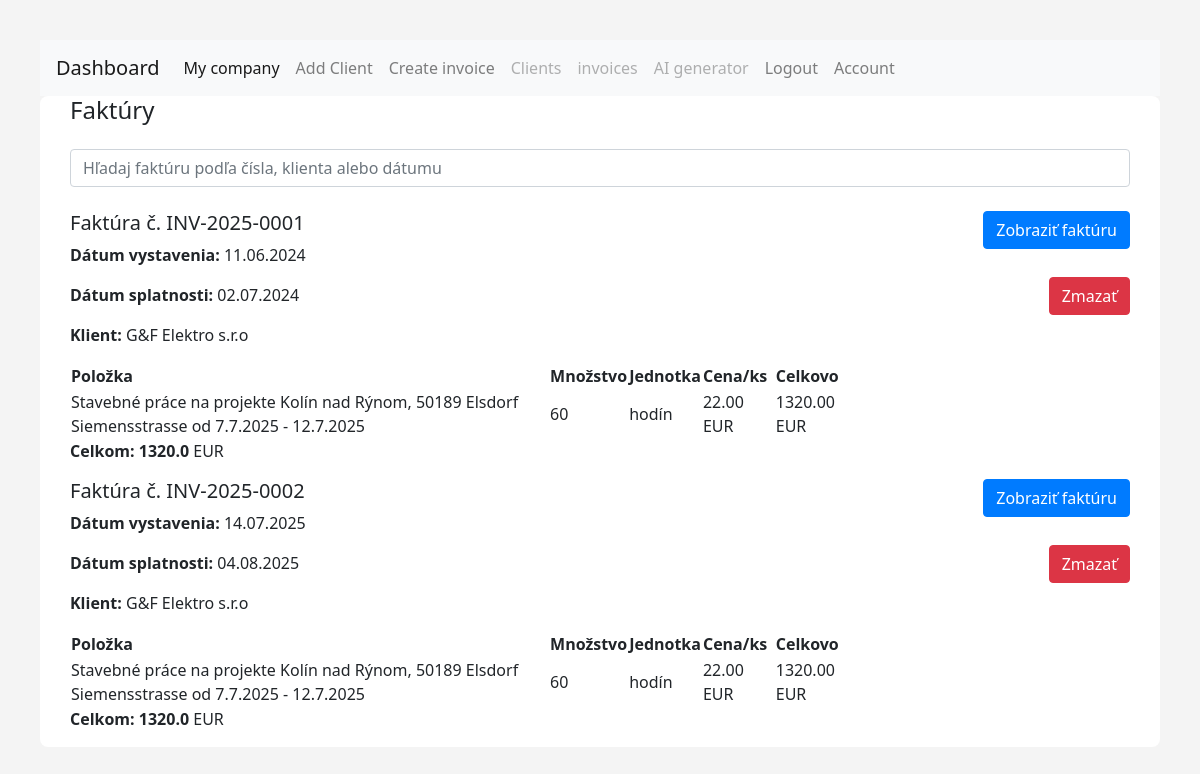
The page /invoices (signed in) on the database as committed earlier.
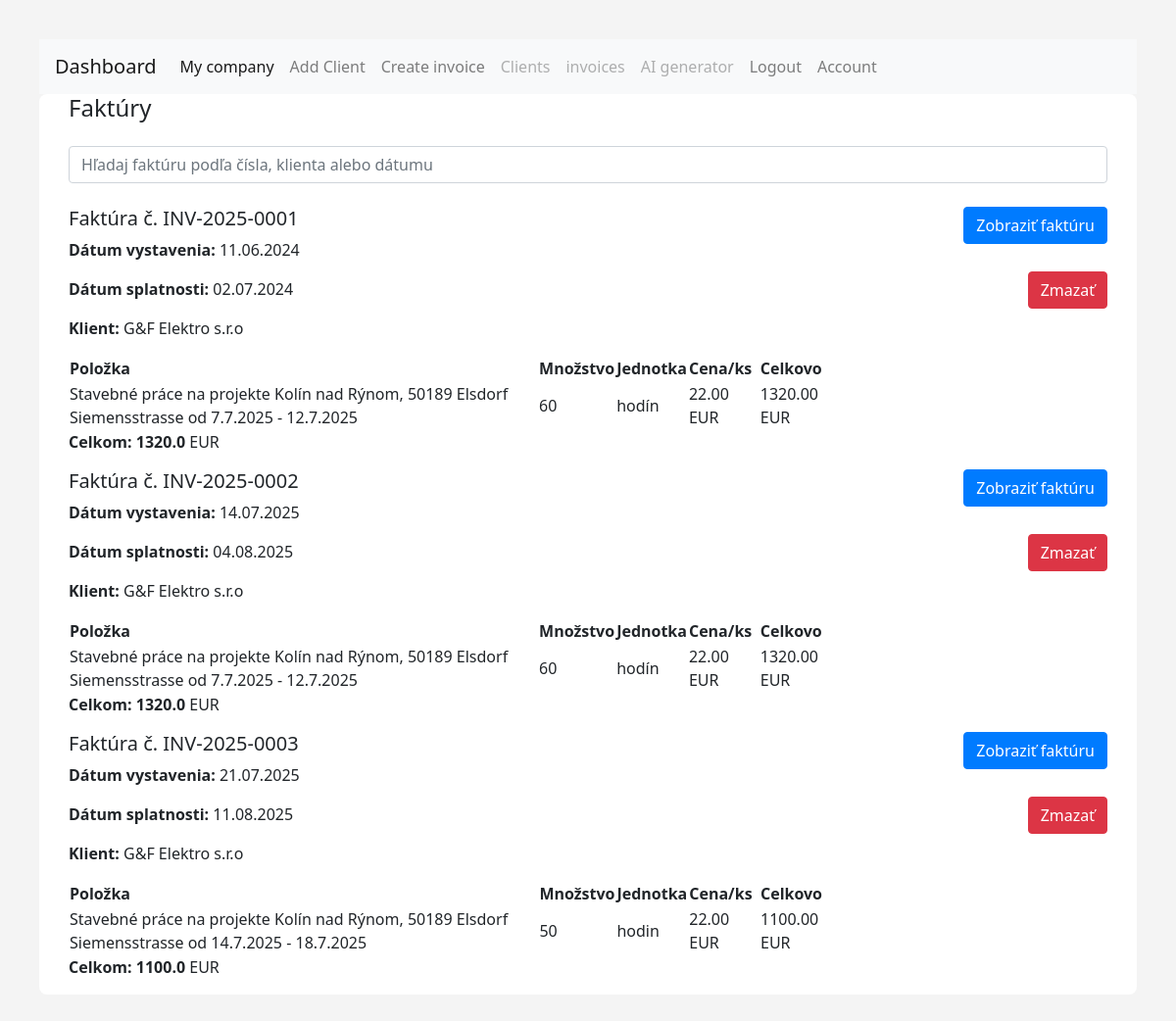
The same page on the database as committed later.
### models.py (models this page shows)
class Invoice(db.Model):
        __tablename__ = 'invoices'
        id = db.Column(db.Integer, primary_key=True)
        invoice_number = db.Column(db.String(50), nullable=False)
        date = db.Column(db.Date, nullable=False)
        due_date = db.Column(db.Date, nullable=False)
        user_id = db.Column(db.Integer, db.ForeignKey('users.id'), nullable=False)
        user = db.relationship('User', backref=db.backref('invoices', lazy=True))
        currency = db.Column(db.String(10), nullable=False)
        total_cost = db.Column(db.Float, nullable=False)  # Total cost calculated as quantity
        vat_rate = db.Column(db.Float, nullable=True, default=0.0)  # VAT rate in percentage
        client_id = db.Column(db.Integer, db.ForeignKey('clients.id'), nullable=False)
        company_id = db.Column(db.Integer, db.ForeignKey('companies.id'), nullable=False)  # Foreign key to the company
        company= db.relationship('Company', backref=db.backref('invoices', lazy=True))
        client = db.relationship('Client', backref=db.backref('invoices', lazy=True))
        items = db.relationship("InvoiceItem", back_populates="invoice", cascade="all, delete-orphan")
        created_at = db.Column(db.DateTime, default=datetime.now(timezone.utc))  # Timestamp when the invoice was created

class Client(db.Model):
        __tablename__ = 'clients'
        id = db.Column(db.Integer, primary_key=True)
        name = db.Column(db.String(100), nullable=False)
        ico = db.Column(db.String(20), nullable=False)
        dic = db.Column(db.String(20), nullable=False)
        street = db.Column(db.String(100), nullable=False)
        user_id = db.Column(db.Integer, db.ForeignKey('users.id'), nullable=False)
        user = db.relationship('User', backref=db.backref('clients', lazy=True))
        city = db.Column(db.String(50), nullable=False)
        zip_code = db.Column(db.String(20), nullable=False)
        country = db.Column(db.String(50), nullable=False)
        email = db.Column(db.String(100), nullable=False)
        phone = db.Column(db.String(20), nullable=False)
        iban = db.Column(db.String(34), nullable=False)
        bic = db.Column(db.String(11), nullable=False)
        payment_method = db.Column(db.String(50), nullable=False)
        is_vat_payer = db.Column(db.Boolean, default=False)
        ic_dph = db.Column(db.String(20), nullable=True)  # Optional field for VAT ID if the client is a VAT payer

class InvoiceItem(db.Model):
    __tablename__ = 'invoice_items'
    id = db.Column(db.Integer, primary_key=True)
    invoice_id = db.Column(db.Integer, db.ForeignKey('invoices.id'), nullable=False)
    description = db.Column(db.String(200), nullable=False)
    quantity = db.Column(db.Integer, nullable=False)
    unit=db.Column(db.String(50), nullable=False)  # e.g., "pcs", "kg", etc.
    price_per_item = db.Column(db.Float, nullable=False)
    total_cost = db.Column(db.Float, nullable=False)
    invoice = db.relationship("Invoice", back_populates="items")

### routes.py (the view)
@main.route('/invoices')
@login_required
def list_invoices():
    return render_template('invoices.html', invoices=Invoice.query.filter_by(user_id=current_user.id).all())

### templates/invoices.html (shortened to what this page needs)
{% extends "base.html" %}
{% block content %}
<div class="container-fluid">
    <h1 class="mb-4">Faktúry</h1>
    <input type="text" id="invoiceSearch" class="form-control mb-4" placeholder="Hľadaj faktúru podľa čísla, klienta alebo dátumu">
    <div id="invoicesList width=80%">
        {% for invoice in invoices %}
            <div class="invoice">
            <div class="row">
                <div class="col-md-9">
                    <h5>Faktúra č. {{ invoice.invoice_number }}</h5>
                    <p><strong>Dátum vystavenia:</strong> {{ invoice.date.strftime('%d.%m.%Y') }}</p>
                    <p><strong>Dátum splatnosti:</strong> {{ invoice.due_date.strftime('%d.%m.%Y') }}</p>
                    <p><strong>Klient:</strong> {{ invoice.client.name }}</p>
                    <table class="invoice-table">
                        <thead>
                            <tr>
                                <th>Položka</th>
                                <th>Množstvo</th>
                                <th>Jednotka</th>
                                <th>Cena/ks</th>
                                <th>Celkovo</th>
                            </tr>
                        </thead>
                        <tbody>
                            {% for item in invoice.items %}
                            <tr>
                                <td>{{ item.description }}</td>
                                <td>{{ item.quantity }}</td>
                                <td>{{ item.unit or '' }}</td>
                                <td>{{ "%.2f"|format(item.price_per_item) }} {{ invoice.currency }}</td>
                                <td>{{ "%.2f"|format(item.total_cost) }} {{ invoice.currency }}</td>
                            </tr>
                            {% endfor %}
                        </tbody>
                    </table>
                    <p><strong>Celkom: {{ invoice.total_cost }} </strong> {{ invoice.currency }}</p>
                </div>
                <div class="col-md-3 d-flex flex-column align-items-end">
                    <a href="{{ url_for('main.view_invoice', invoice_id=invoice.id) }}" class="btn btn-primary mb-2">
                        Zobraziť faktúru
                    </a>
                    <form method="POST" action="{{ url_for('main.delete_invoice', invoice_id=invoice.id) }}">
                        <button type="submit" class="btn btn-danger" onclick="return confirm('Ste si istý, že chcete zmazať túto faktúru?');">
                            Zmazať
                        </button>
                    </form>
                </div>
            </div>
        </div>
    {% else %}
        <p>Žiadne faktúry.</p>
    {% endfor %}
</div>
{% endblock %}

### templates/base.html (shortened to what this page needs)
<!DOCTYPE html>
<html lang="en">
<head>
<link rel="stylesheet" href="https://cdn.jsdelivr.net/npm/bootstrap@4.0.0/dist/css/bootstrap.min.css">
<link rel="stylesheet" href="https://cdnjs.cloudflare.com/ajax/libs/font-awesome/6.4.0/css/all.min.css">
</head>
<body>
<nav class="navbar navbar-expand-lg navbar-light bg-light">
  <a class="navbar-brand" href="/dashboard">Dashboard</a>
  <div class="collapse navbar-collapse" id="navbarNav">
    <ul class="navbar-nav">
      <li class="nav-item active">
        <a class="nav-link" href="/my_company">My company <span class="sr-only">(current)</span></a>
      </li>
      <li class="nav-item">
        <a class="nav-link" href="/add_client">Add Client</a>
      </li>
      <li class="nav-item">
        <a class="nav-link" href="/add_invoice">Create invoice</a>
      </li>
      <li class="nav-item">
        <a class="nav-link disabled" href="/clients">Clients</a>
      </li>
      <li class="nav-item">
        <a class="nav-link disabled" href="/invoices">invoices</a>
      </li>
      <li class="nav-item">
        <a class="nav-link disabled" href="/ai_invoice">AI generator</a>
      </li>
    <li class="nav-item">
  <a class="nav-link" href="{{ url_for('main.logout') }}">Logout</a>
      </li>
     <li class="nav-item">
  <a class="nav-link" href="{{ url_for('main.account') }}">Account</a>
      </li>
    </ul>
  </div>
</nav>
  <div class="container">
      {% block content %}
      {% endblock %}
    </div>
</body>
</html>

### templates/base.html (style rules this page uses)
body { font-family: 'Segoe UI', sans-serif; background: #f4f4f4; padding: 40px; }
.container { margin: auto; background: #fff; border-radius: 8px; }
h1 { margin-bottom: 20px; }
input { width: 100%; padding: 8px; margin-top: 5px; border-radius: 4px; border: 1px solid #ccc; }
button { margin-top: 20px; padding: 10px 20px; background: #007bff; border: none; color: white; border-radius: 4px; cursor: pointer; }
h1 { font-size: 24px; margin-bottom: 20px; }

Rows that differ between the two databases and show on the page:
added Invoice: invoice_number "INV-2025-0003", date "21.07.2025", due_date "11.08.2025", client.name "G&F Elektro s.r.o", currency "EUR", total_cost "1100.0"
added InvoiceItem: description "Stavebné práce na projekte Kolín nad Rýnom, 50189 Elsdorf Siemensstrasse od 14.7.2025 - 18.7.2025", quantity "50", unit "hodin", price_per_item "22.00", total_cost "1100.00", shown under "INV-2025-0003"
